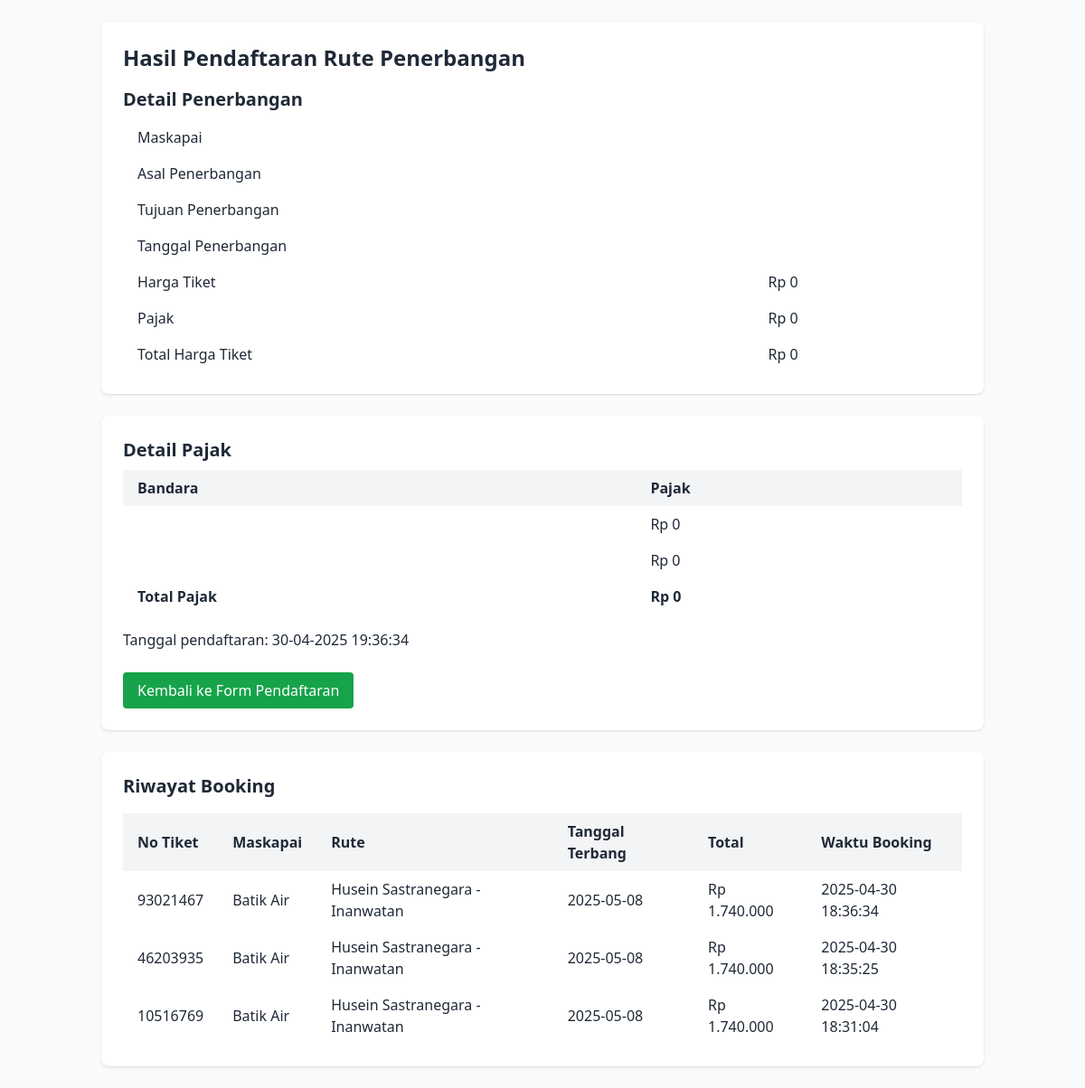
The page /result.php on the database its author committed.
### tables this page shows
CREATE TABLE `bookings` (
  `id` int(11) NOT NULL,
  `ticket_number` varchar(20) DEFAULT NULL,
  `airline` varchar(50) DEFAULT NULL,
  `origin` varchar(100) DEFAULT NULL,
  `destination` varchar(100) DEFAULT NULL,
  `flight_date` date DEFAULT NULL,
  `base_price` int(11) DEFAULT NULL,
  `tax` int(11) DEFAULT NULL,
  `total` int(11) DEFAULT NULL,
  `booked_at` datetime DEFAULT NULL
);

### result.php (the view, shortened to what this page needs)
<?php
require 'db.php';
$taxMap = [
  'Soekarno Hatta'=>65000,'Husein Sastranegara'=>50000,'Abdul Rachman Saleh'=>40000,'Juanda'=>30000,
  'Ngurah Rai'=>85000,'Hasanuddin'=>70000,'Inanwatan'=>90000,'Sultan Iskandar Muda'=>60000
];
$priceList = [
  'Lion Air'=>['Ngurah Rai'=>1200000,'Hasanuddin'=>1100000,'Inanwatan'=>1300000,'Sultan Iskandar Muda'=>1150000],
  'Batik Air'=>['Ngurah Rai'=>1500000,'Hasanuddin'=>1400000,'Inanwatan'=>1600000,'Sultan Iskandar Muda'=>1450000],
  'Garuda Indonesia'=>['Ngurah Rai'=>1800000,'Hasanuddin'=>1700000,'Inanwatan'=>1900000,'Sultan Iskandar Muda'=>1750000],
  'Citilink'=>['Ngurah Rai'=>1000000,'Hasanuddin'=>950000,'Inanwatan'=>1050000,'Sultan Iskandar Muda'=>980000],
  'Sriwijaya Air'=>['Ngurah Rai'=>1300000,'Hasanuddin'=>1250000,'Inanwatan'=>1350000,'Sultan Iskandar Muda'=>1280000]
];
$airline = htmlspecialchars($_POST['airline'] ?? '');
$origin = $_POST['origin'] ?? '';
$destination = $_POST['destination'] ?? '';
$flightDate = $_POST['flight_date'] ?? '';
$basePrice = $priceList[$airline][$destination] ?? 0;
$tax = ($taxMap[$origin] ?? 0) + ($taxMap[$destination] ?? 0);
$total = $basePrice + $tax;
$bookingDate = date('Y-m-d H:i:s');
?>
<!DOCTYPE html>
<html lang="en">
<head>
  <script src="https://cdn.tailwindcss.com"></script>
</head>
<body class="bg-gray-50 text-gray-800">
  <main class="container mx-auto p-6">
    <div class="bg-white mb-6 rounded-lg shadow p-6">
      <h2 class="text-2xl font-bold mb-4">Hasil Pendaftaran Rute Penerbangan</h2>
      <h3 class="text-xl font-semibold mb-2">Detail Penerbangan</h3>
      <table class="w-full border-collapse">
        <?php foreach([
          'Maskapai'=>$airline,
          'Asal Penerbangan'=>$origin,
          'Tujuan Penerbangan'=>$destination,
          'Tanggal Penerbangan'=>$flightDate,
          'Harga Tiket'=>'Rp '.number_format($basePrice,0,',','.'),
          'Pajak'=>'Rp '.number_format($tax,0,',','.'),
          'Total Harga Tiket'=>'Rp '.number_format($total,0,',','.')
        ] as $label=>$val): ?>
        <tr><td class="py-2 px-4 font-medium"><?= $label ?></td><td class="py-2 px-4"><?= $val ?></td></tr>
        <?php endforeach; ?>
      </table>
    </div>
    <div class="bg-white mb-6 rounded-lg shadow p-6">
      <h3 class="text-xl font-semibold mb-2">Detail Pajak</h3>
      <table class="w-full border-collapse mb-4">
        <tr class="bg-gray-100"><th class="py-2 px-4 text-left">Bandara</th><th class="py-2 px-4 text-left">Pajak</th></tr>
        <tr><td class="py-2 px-4"><?php echo $origin ?></td><td class="py-2 px-4">Rp <?php echo number_format($taxMap[$origin],0,',','.') ?></td></tr>
        <tr><td class="py-2 px-4"><?php echo $destination ?></td><td class="py-2 px-4">Rp <?php echo number_format($taxMap[$destination],0,',','.') ?></td></tr>
        <tr class="font-bold"><td class="py-2 px-4">Total Pajak</td><td class="py-2 px-4">Rp <?php echo number_format($tax,0,',','.') ?></td></tr>
      </table>
      <p>Tanggal pendaftaran: <?php echo date('d-m-Y H:i:s', strtotime($bookingDate)) ?></p>
      <div class="mt-6 flex gap-4">
        <a href="bookflight.php" class="bg-green-600 text-white px-4 py-2 rounded hover:bg-green-700">Kembali ke Form Pendaftaran</a>
      </div>
    </div>
    <div class="bg-white rounded-lg shadow p-6">
      <h3 class="text-xl font-semibold mb-4">Riwayat Booking</h3>
      <?php
        $hist = $pdo->query("SELECT ticket_number, airline, origin, destination, flight_date, total, booked_at FROM bookings ORDER BY booked_at DESC");
        echo '<table class="w-full border-collapse"><tr class="bg-gray-100"><th class="py-2 px-4 text-left">No Tiket</th><th class="py-2 px-4 text-left">Maskapai</th><th class="py-2 px-4 text-left">Rute</th><th class="py-2 px-4 text-left">Tanggal Terbang</th><th class="py-2 px-4 text-left">Total</th><th class="py-2 px-4 text-left">Waktu Booking</th></tr>';
        foreach($hist as $row) {
            echo '<tr>' .
                 "<td class='py-2 px-4'>{$row['ticket_number']}</td>" .
                 "<td class='py-2 px-4'>{$row['airline']}</td>" .
                 "<td class='py-2 px-4'>{$row['origin']} - {$row['destination']}</td>" .
                 "<td class='py-2 px-4'>{$row['flight_date']}</td>" .
                 "<td class='py-2 px-4'>Rp " . number_format($row['total'],0,',','.') . "</td>" .
                 "<td class='py-2 px-4'>{$row['booked_at']}</td>" .
                 '</tr>';
        }
        echo '</table>';
      ?>
    </div>
  </main>
</body>
</html>

### rows shown on the page
bookings: ticket_number "93021467", airline "Batik Air", origin "Husein Sastranegara", destination "Inanwatan", flight_date "2025-05-08", total "1.740.000", booked_at "2025-04-30 18:36:34"
bookings: ticket_number "46203935", airline "Batik Air", origin "Husein Sastranegara", destination "Inanwatan", flight_date "2025-05-08", total "1.740.000", booked_at "2025-04-30 18:35:25"
bookings: ticket_number "10516769", airline "Batik Air", origin "Husein Sastranegara", destination "Inanwatan", flight_date "2025-05-08", total "1.740.000", booked_at "2025-04-30 18:31:04"

### other values the page prints
$label "Maskapai"
$label "Asal Penerbangan"
$label "Tujuan Penerbangan"
$label "Tanggal Penerbangan"
$label "Harga Tiket"
$val "Rp 0"
$label "Pajak"
$label "Total Harga Tiket"
$taxMap[$origin] "0"
$taxMap[$destination] "0"
$tax "0"
